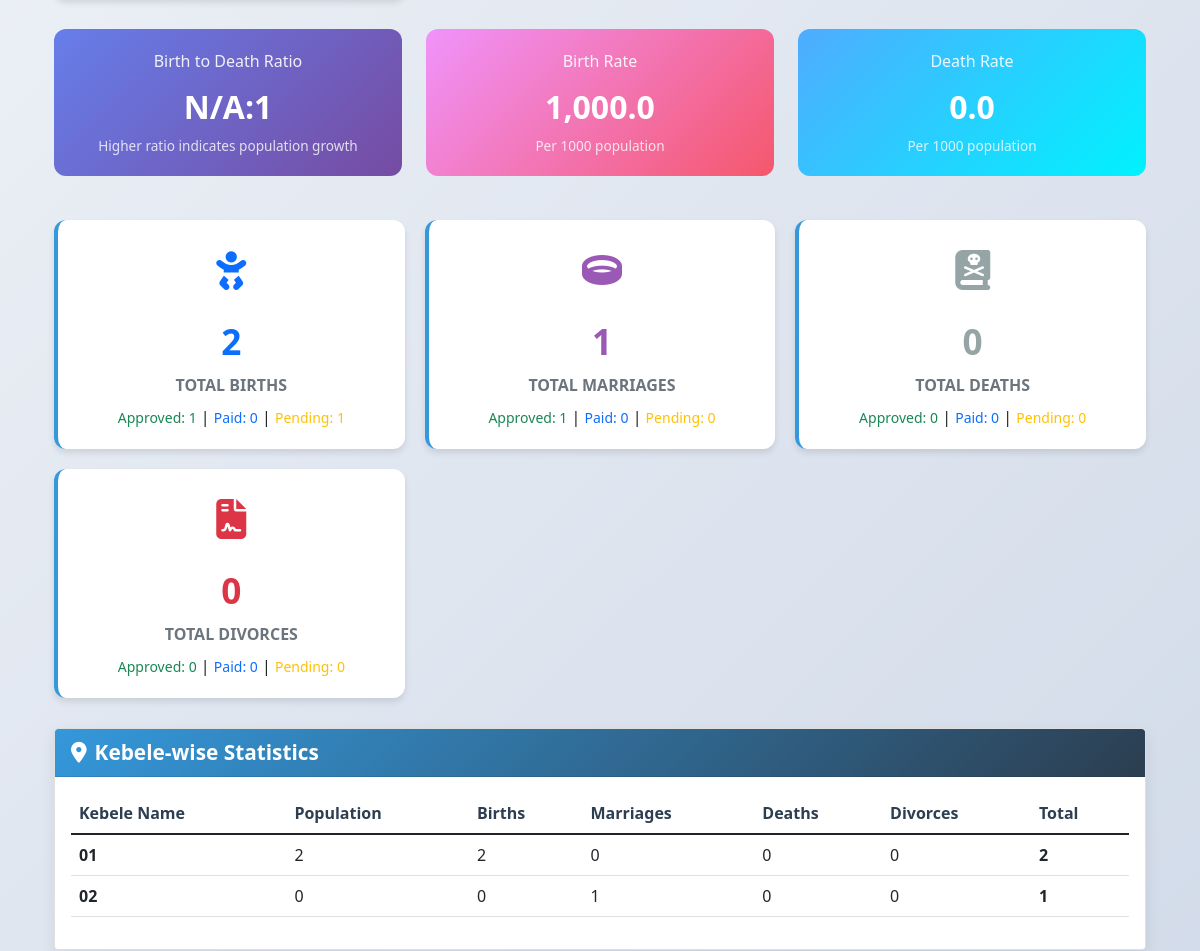
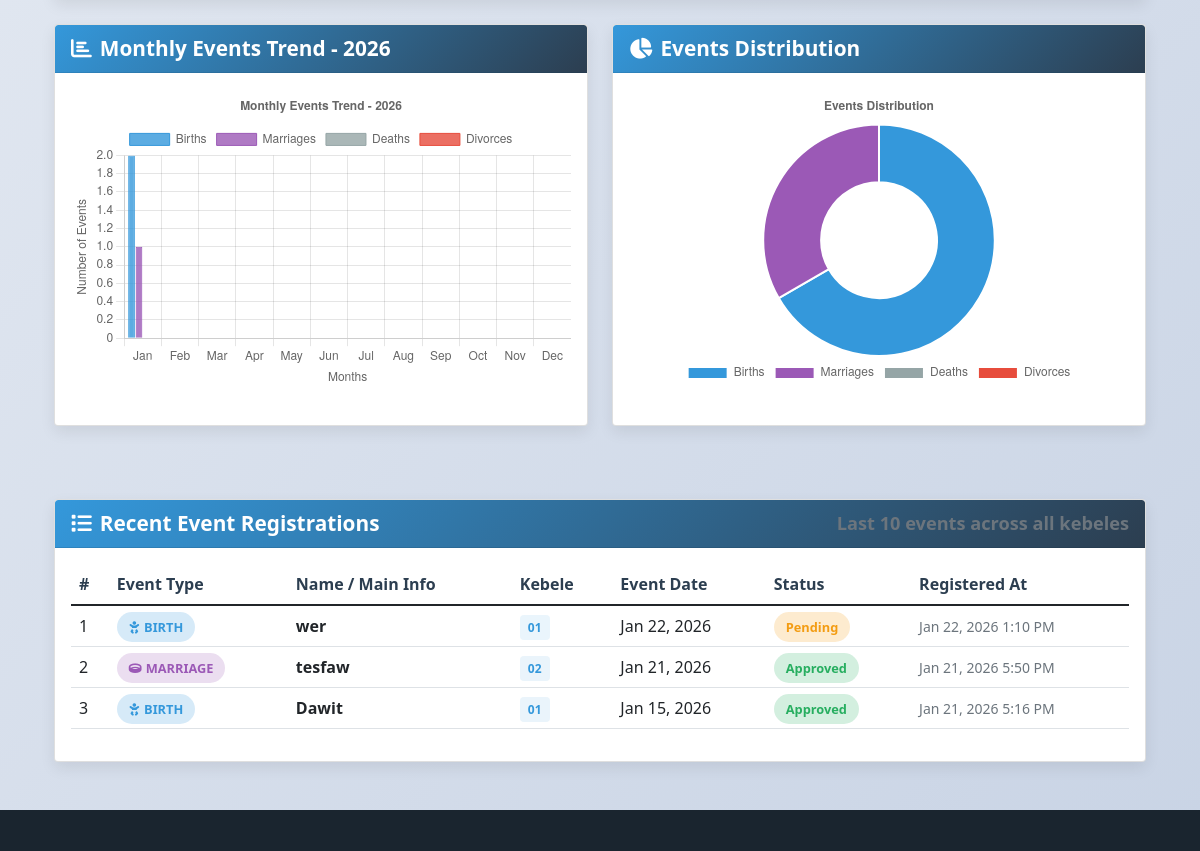
The app's page /woreda_officer/report.php (signed in, middle part), older data (2 pictures, top to bottom).
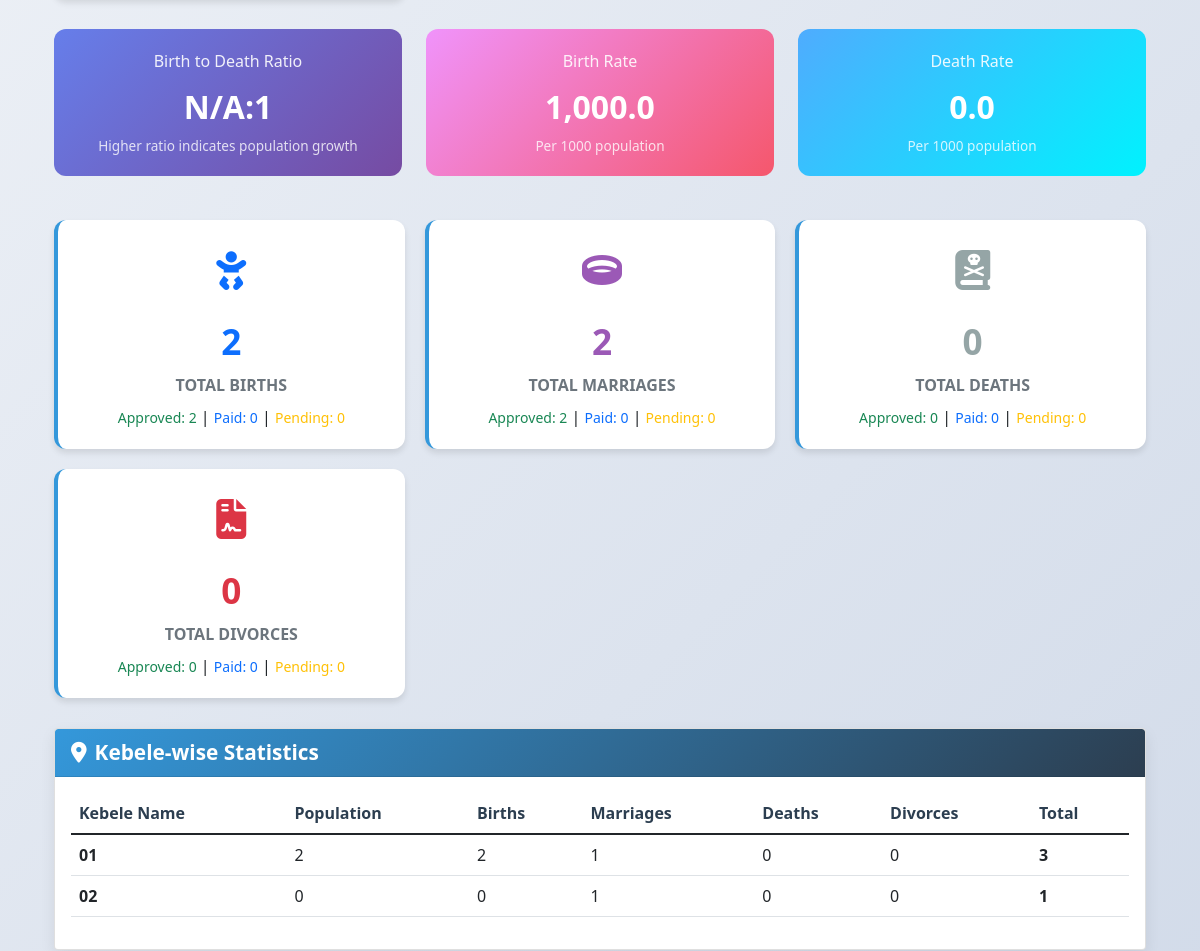
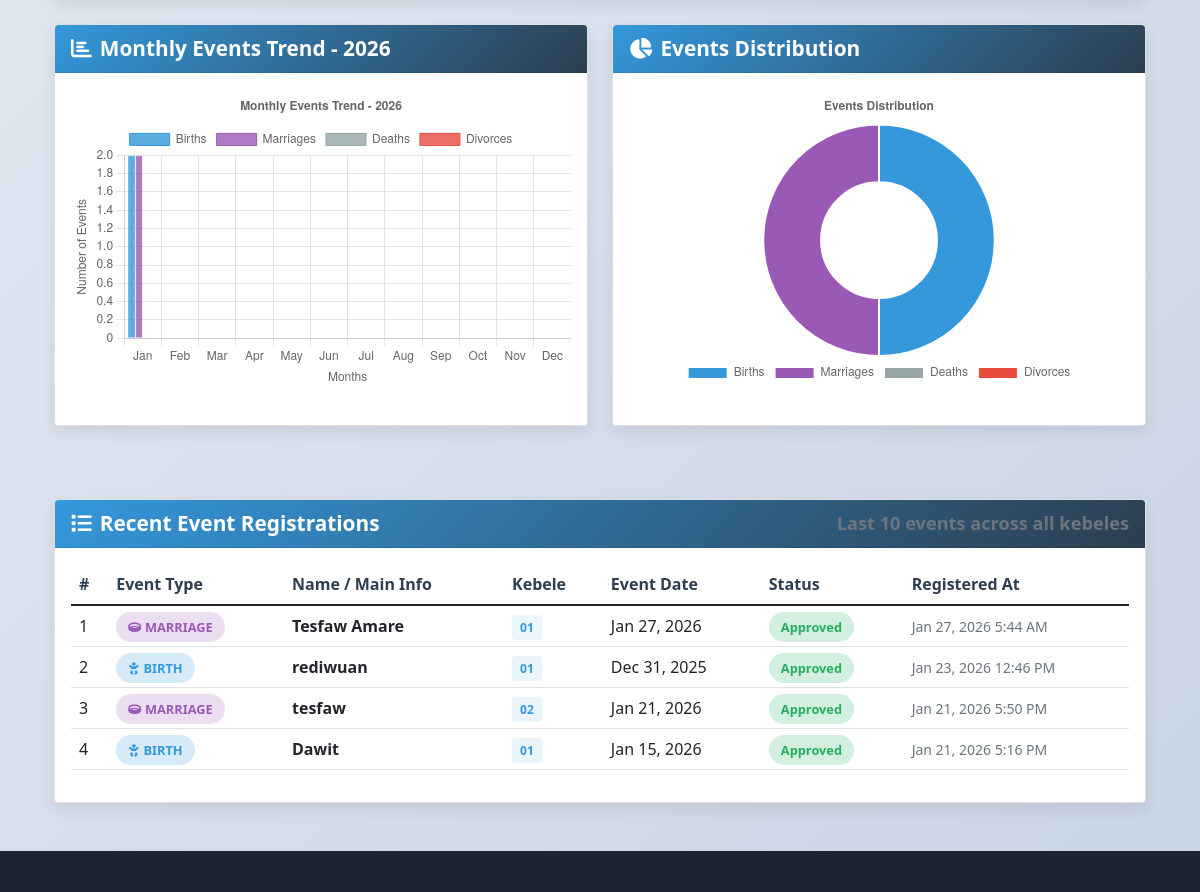
The same page, newer data (2 pictures, top to bottom).
### tables this page shows
CREATE TABLE `birth_events` (
  `id` int(11) NOT NULL,
  `user_id` int(11) DEFAULT NULL,
  `form_number` varchar(50) DEFAULT NULL,
  `registration_uid` varchar(50) DEFAULT NULL,
  `child_name` varchar(100) DEFAULT NULL,
  `father_name` varchar(100) DEFAULT NULL,
  `grandfather_name` varchar(100) DEFAULT NULL,
  `sex` enum('Male','Female') DEFAULT NULL,
  `date_of_birth` date DEFAULT NULL,
  `mother_full_name` varchar(100) DEFAULT NULL,
  `father_full_name` varchar(100) DEFAULT NULL,
  `parents_nationality` varchar(100) DEFAULT NULL,
  `registered_date` date DEFAULT NULL,
  `issue_date` date DEFAULT NULL,
  `photo` varchar(255) DEFAULT NULL,
  `notes` text DEFAULT NULL,
  `status` enum('Pending','Paid','Approved','Rejected') DEFAULT 'Pending',
  `created_at` timestamp NOT NULL DEFAULT current_timestamp(),
  `place_of_birth` int(11) DEFAULT NULL
);

CREATE TABLE `kebeles` (
  `id` int(11) NOT NULL,
  `zone_id` int(11) NOT NULL,
  `woreda_id` int(11) NOT NULL,
  `kebele_name` varchar(100) NOT NULL,
  `phone` varchar(20) NOT NULL,
  `kebele_officer_id` int(11) NOT NULL,
  `created_at` timestamp NOT NULL DEFAULT current_timestamp()
);

CREATE TABLE `marriage_events` (
  `id` int(11) NOT NULL,
  `user_id` int(11) DEFAULT NULL,
  `form_number` varchar(50) DEFAULT NULL,
  `registration_uid` varchar(50) DEFAULT NULL,
  `husband_name` varchar(100) DEFAULT NULL,
  `wife_name` varchar(100) DEFAULT NULL,
  `marriage_date` date DEFAULT NULL,
  `witness_1` varchar(100) DEFAULT NULL,
  `witness_2` varchar(100) DEFAULT NULL,
  `registered_date` date DEFAULT NULL,
  `issue_date` date DEFAULT NULL,
  `husband_photo` varchar(255) DEFAULT NULL,
  `wife_photo` varchar(255) DEFAULT NULL,
  `notes` text DEFAULT NULL,
  `status` enum('Pending','Paid','Approved','Rejected') DEFAULT 'Pending',
  `created_at` timestamp NOT NULL DEFAULT current_timestamp(),
  `place_of_marriage` varchar(100) DEFAULT NULL
);

### woreda_officer/report.php (the view, shortened to what the changed rows need)
<?php
require_once '../includes/db_connection.php';
$lang = $_SESSION['lang'];
function t($key, $params = []) {
    global $lang, $translations;
    $text = $translations[$lang][$key] ?? $translations['en'][$key] ?? $key;
    if (!empty($params)) {
        $text = vsprintf($text, $params);
    }
    return $text;
}
$user_id = intval($_SESSION['user_id']);
$woreda_row = $conn->query(
    "SELECT id, woreda_name FROM woredas WHERE woreda_officer_id = $user_id"
)->fetch_assoc();
$woreda_id = $woreda_row ? $woreda_row['id'] : 0;
$kebeles = $conn->query("SELECT id, kebele_name FROM kebeles WHERE woreda_id = $woreda_id");
$kebele_ids = [];
while ($kebele = $kebeles->fetch_assoc()) {
    $kebele_ids[] = $kebele['id'];
}
$kebele_ids_in = empty($kebele_ids) ? '(-1)' : '(' . implode(',', $kebele_ids) . ')';
$total_deaths = $conn->query("SELECT COUNT(*) as total FROM death_events WHERE place_of_death IN $kebele_ids_in")->fetch_assoc()['total'] ?? 0;
$birth_approved = $conn->query("SELECT COUNT(*) AS total FROM birth_events WHERE place_of_birth IN $kebele_ids_in AND status = 'Approved'")->fetch_assoc()['total'] ?? 0;
$birth_pending = $conn->query("SELECT COUNT(*) AS total FROM birth_events WHERE place_of_birth IN $kebele_ids_in AND status = 'Pending'")->fetch_assoc()['total'] ?? 0;
$birth_paid = $conn->query("SELECT COUNT(*) AS total FROM birth_events WHERE place_of_birth IN $kebele_ids_in AND status = 'Paid'")->fetch_assoc()['total'] ?? 0;
$marriage_count = $conn->query("SELECT COUNT(*) AS total FROM marriage_events WHERE place_of_marriage IN $kebele_ids_in")->fetch_assoc()['total'] ?? 0;
$marriage_approved = $conn->query("SELECT COUNT(*) AS total FROM marriage_events WHERE place_of_marriage IN $kebele_ids_in AND status = 'Approved'")->fetch_assoc()['total'] ?? 0;
$marriage_pending = $conn->query("SELECT COUNT(*) AS total FROM marriage_events WHERE place_of_marriage IN $kebele_ids_in AND status = 'Pending'")->fetch_assoc()['total'] ?? 0;
$marriage_paid = $conn->query("SELECT COUNT(*) AS total FROM marriage_events WHERE place_of_marriage IN $kebele_ids_in AND status = 'Paid'")->fetch_assoc()['total'] ?? 0;
$kebele_stats = [];
$kebeles_result = $conn->query("SELECT id, kebele_name FROM kebeles WHERE woreda_id = $woreda_id");
while ($kebele = $kebeles_result->fetch_assoc()) {
    $kebele_id = $kebele['id'];
    $births = $conn->query("SELECT COUNT(*) AS total FROM birth_events WHERE place_of_birth = $kebele_id")->fetch_assoc()['total'] ?? 0;
    $marriages = $conn->query("SELECT COUNT(*) AS total FROM marriage_events WHERE place_of_marriage = $kebele_id")->fetch_assoc()['total'] ?? 0;
    $deaths = $conn->query("SELECT COUNT(*) AS total FROM death_events WHERE place_of_death = $kebele_id")->fetch_assoc()['total'] ?? 0;
    $divorces = $conn->query("SELECT COUNT(*) AS total FROM divorce_events WHERE place_of_divorce = $kebele_id")->fetch_assoc()['total'] ?? 0;
    $kebele_population = max(0, $births - $deaths);
    $kebele_stats[] = [
        'name' => $kebele['kebele_name'],
        'population' => $kebele_population,
        'births' => $births,
        'marriages' => $marriages,
        'deaths' => $deaths,
        'divorces' => $divorces,
        'total' => $births + $marriages + $deaths + $divorces
    ];
}
$recent_events = [];
foreach ([
    ['birth_events', 'Birth', 'child_name', 'date_of_birth', 'status'],
    ['marriage_events', 'Marriage', 'husband_name', 'marriage_date', 'status'],
    ['death_events', 'Death', 'deceased_name', 'date_of_death', 'status'],
    ['divorce_events', 'Divorce', 'husband_name', 'divorce_date', 'status']
] as $event) {
    [$table, $etype, $name_col, $date_col, $status_col] = $event;
    $events = $conn->query("
        SELECT e.id, '$etype' AS event_type, e.$name_col AS main_name, e.$date_col AS event_date, e.$status_col AS status, e.created_at, k.kebele_name
        FROM $table e
        JOIN kebeles k ON e.place_of_" . strtolower($etype) . " = k.id
        WHERE e.place_of_" . strtolower($etype) . " IN $kebele_ids_in
        ORDER BY e.created_at DESC
        LIMIT 10
    ");
    while ($row = $events->fetch_assoc()) $recent_events[] = $row;
}
usort($recent_events, fn($a, $b) => strtotime($b['created_at']) - strtotime($a['created_at']));
$recent_events = array_slice($recent_events, 0, 10);
?>
<!DOCTYPE html>
<html lang='en'>
<head>
    <link rel='stylesheet' href='https://cdn.jsdelivr.net/npm/bootstrap@5.3.0/dist/css/bootstrap.min.css'>
    <link rel="stylesheet" href="https://cdnjs.cloudflare.com/ajax/libs/font-awesome/6.4.0/css/all.min.css">
</head>
<body>
<?php
include_once __DIR__ . '/../includes/header.php';
?>
<div class="container my-5">
    <div class="stats-grid no-print">
        <div class="stat-card">
            <div class="mt-2">
                <small class="text-success"><?= t('approved') ?>: <?= $birth_approved ?></small> |
                <small class="text-primary"><?= t('paid') ?>: <?= $birth_paid ?></small> |
                <small class="text-warning"><?= t('pending') ?>: <?= $birth_pending ?></small>
            </div>
        </div>
        <div class="stat-card">
            <div class="stat-icon" style="color: #9b59b6;">
                <i class="fas fa-ring"></i>
            </div>
            <div class="stat-number" style="color: #9b59b6;"><?= $marriage_count ?></div>
            <div class="stat-label"><?= t('total_marriages') ?></div>
            <div class="mt-2">
                <small class="text-success"><?= t('approved') ?>: <?= $marriage_approved ?></small> |
                <small class="text-primary"><?= t('paid') ?>: <?= $marriage_paid ?></small> |
                <small class="text-warning"><?= t('pending') ?>: <?= $marriage_pending ?></small>
            </div>
        </div>
    </div>
    <div class="card no-print">
        <div class="card-body">
            <div class="table-responsive">
                <table class="table table-hover">
                    <thead>
                        <tr>
                            <th><?= t('kebele_name') ?></th>
                            <th><?= t('population') ?></th>
                            <th><?= t('births') ?></th>
                            <th><?= t('marriages') ?></th>
                            <th><?= t('deaths') ?></th>
                            <th><?= t('divorces') ?></th>
                            <th><?= t('total') ?></th>
                        </tr>
                    </thead>
                    <tbody>
                        <?php foreach($kebele_stats as $stat): ?>
                        <tr>
                            <td><strong><?= htmlspecialchars($stat['name']) ?></strong></td>
                            <td><?= number_format($stat['population']) ?></td>
                            <td><?= $stat['births'] ?></td>
                            <td><?= $stat['marriages'] ?></td>
                            <td><?= $stat['deaths'] ?></td>
                            <td><?= $stat['divorces'] ?></td>
                            <td><strong><?= $stat['total'] ?></strong></td>
                        </tr>
                        <?php endforeach; ?>
                    </tbody>
                </table>
            </div>
        </div>
    </div>
    <div class="row mb-5 no-print">
        <div class="col-md-6">
            <div class="card">
                <div class="card-body">
                    <div class="chart-container">
                        <canvas id="monthlyTrendChart"></canvas>
                    </div>
                </div>
            </div>
        </div>
        <div class="col-md-6">
            <div class="card">
                <div class="card-body">
                    <div class="chart-container">
                        <canvas id="distributionChart"></canvas>
                    </div>
                </div>
            </div>
        </div>
    </div>
    <div class="card no-print">
        <div class="card-body">
            <div class="table-responsive">
                <table class="table table-hover">
                    <thead>
                        <tr>
                            <th><?= t('sno') ?></th>
                            <th><?= t('event_type') ?></th>
                            <th><?= t('name_main_info') ?></th>
                            <th><?= t('kebele') ?></th>
                            <th><?= t('event_date') ?></th>
                            <th><?= t('status') ?></th>
                            <th><?= t('registered_at') ?></th>
                        </tr>
                    </thead>
                    <tbody>
                        <?php $i=1; foreach($recent_events as $ev): ?>
                        <tr>
                            <td><?= $i++ ?></td>
                            <td>
                                <?php if ($ev['event_type'] === 'Birth'): ?>
                                    <span class="event-badge badge-birth">
                                        <i class="fas fa-baby me-1"></i><?= t('birth') ?>
                                    </span>
                                <?php elseif ($ev['event_type'] === 'Marriage'): ?>
                                    <span class="event-badge badge-marriage">
                                        <i class="fas fa-ring me-1"></i><?= t('marriage') ?>
                                    </span>
                                <?php elseif ($ev['event_type'] === 'Death'): ?>
                                    <span class="event-badge badge-death">
                                        <i class="fas fa-book-dead me-1"></i><?= t('death') ?>
                                    </span>
                                <?php elseif ($ev['event_type'] === 'Divorce'): ?>
                                    <span class="event-badge badge-divorce">
                                        <i class="fas fa-file-contract me-1"></i><?= t('divorce') ?>
                                    </span>
                                <?php endif; ?>
                            </td>
                            <td><strong><?= htmlspecialchars($ev['main_name']) ?></strong></td>
                            <td>
                                <span class="kebele-badge"><?= htmlspecialchars($ev['kebele_name']) ?></span>
                            </td>
                            <td><?= date('M j, Y', strtotime($ev['event_date'])) ?></td>
                            <td>
                                <?php if ($ev['status'] === 'Pending'): ?>
                                    <span class="status-badge status-pending"><?= $ev['status'] ?></span>
                                <?php elseif ($ev['status'] === 'Paid'): ?>
                                    <span class="status-badge status-paid"><?= $ev['status'] ?></span>
                                <?php elseif ($ev['status'] === 'Approved'): ?>
                                    <span class="status-badge status-approved"><?= $ev['status'] ?></span>
                                <?php else: ?>
                                    <span class="status-badge"><?= $ev['status'] ?></span>
                                <?php endif; ?>
                            </td>
                            <td>
                                <small class="text-muted">
                                    <?= date('M j, Y g:i A', strtotime($ev['created_at'])) ?>
                                </small>
                            </td>
                        </tr>
                        <?php endforeach; ?>
                    </tbody>
                </table>
            </div>
        </div>
    </div>
</div>
</body>
</html>

Row changes from the older to the newer data that the page shows:
removed birth_events: child_name "wer", place_of_birth.kebele_name "01", date_of_birth "Jan 22, 2026", status "Pending", created_at "Jan 22, 2026 1:10 PM"
added marriage_events: husband_name "Tesfaw Amare", kebeles.kebele_name "01", marriage_date "Jan 27, 2026", status "Approved", created_at "Jan 27, 2026 5:44 AM"
added birth_events: child_name "rediwuan", place_of_birth.kebele_name "01", date_of_birth "Dec 31, 2025", status "Approved", created_at "Jan 23, 2026 12:46 PM"
Text that changed along with them:
$birth_approved: "1" → "2"
$birth_pending: "1" → "0"
$marriage_count: "1" → "2"
$marriage_approved: "1" → "2"
chart data {{ json_encode(array_column($monthly_data, 'marriages')) }}: ["1","0","0","0","0","0","0","0","0","0","0","0"] → ["2","0","0","0","0","0","0","0","0","0","0","0"]
chart data {{ $marriage_count }}: 1 → 2
new list line: "01 2 2 1 0 0 3"
list line gone: "01 2 2 0 0 0 2"
